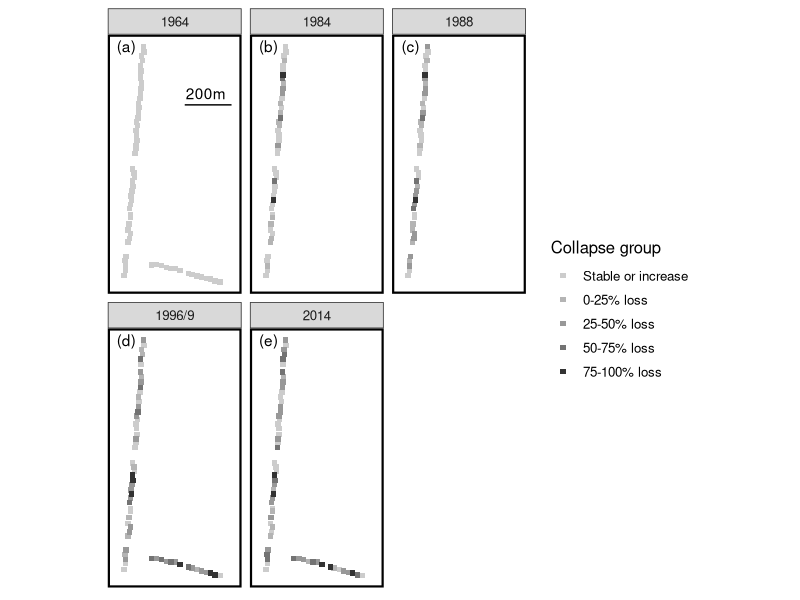

Generate this figure with R: (Note: this script raises an error after producing the figure.)
#script to show location of collapsed plots over time

rm(list=ls(all=TRUE))

#open packages neeeded for exploration
library(ggplot2)
library(plyr)
library(reshape2)

#load data
Plots<-read.csv("Data/BA_tree_ab.csv")

#classify plots by the degree to which they have collapsed
#1- stable or increase, 2 - 0-25% decrease, 3 - 25-50% decrease, 
#4 - 50-75% decrease, 5 75-100% decrease
Groups<-data.frame(max=c(-0.75,-0.50,-0.25,0,3),min=c(-1.00,-0.75,-0.50,-0.25,0),group=as.character(c("75-100% loss","50-75% loss","25-50% loss","0-25% loss","Stable or increase")))
Plots$Collapse_group<-"Empty"
Plots2<-NULL
for (i in 1:nrow(Groups)){
  Plot_sub<-subset(Plots,BAPERCM<Groups[i,1]&BAPERCM>=Groups[i,2])
  Plot_sub$Collapse_group<-as.character(Groups$group[i])
  Plots2<-rbind(Plot_sub,Plots2)
}

#change 1996 to 1999
Plots2$Year2<-NA
for (i in 1:nrow(Plots2)){
  Plots2$Year2[i]<-ifelse(Plots2$Year[i]==1996|Plots2$Year[i]==1999,"1996/9",Plots2$Year[i])
}

#reorder factor for collapse groups to plot from stable to most collapsed
Plots2$Collapse_group <- factor(Plots2$Collapse_group, c("Stable or increase","0-25% loss","25-50% loss","50-75% loss","75-100% loss"))

#add labels for text annotations
labs<-data.frame(x=min(Plots2$Easting)+10,y=max(Plots2$Northing),Year2=c("1964","1984","1988","1996/9","2014"),labs=c("(a)","(b)","(c)","(d)","(e)"))
  
#add scale bar
scale<-data.frame(x=max(Plots2$Easting)-150,y=max(Plots2$Northing)-250,Year2=c("1964"))


#plot location of plots grouped by collapse status
theme_set(theme_bw(base_size=12))
Collapse_map1<-ggplot(Plots2,aes(x=Easting,Northing,colour=as.factor(Collapse_group)))+geom_point(shape=15,size=1.5)+facet_wrap(~Year2)
Collapse_map2<-Collapse_map1+theme(panel.grid.major = element_blank(),panel.grid.minor = element_blank(),panel.border = element_rect(size=1.5,colour="black",fill=NA))
Collapse_map3<-Collapse_map2+scale_colour_grey("Collapse group",end=0.2,start=0.8)+
  theme(axis.text.x=element_blank(),
  axis.text.y=element_blank(),axis.ticks=element_blank(),
  axis.title.x=element_blank(),
  axis.title.y=element_blank())
Collapse_map4<-Collapse_map3+coord_fixed(ratio = 1)+xlim(c(432930,433450))+ geom_text(data=labs,aes(x, y, label=labs, group=NULL),colour="black")
Collapse_map4+geom_segment(data=scale,aes(x = x, y = y, xend = x+200, yend = y),colour="black")+geom_text(data=scale,aes(x+90, y+50, label="200m", group=NULL),colour="black")
ggsave("Figures/Collapse_map_groups.png",width = 8,height=6,units = "in",dpi=300)
Collapse_map4+ 
  theme(strip.background = element_blank(), strip.text = element_blank())+geom_segment(data=scale,aes(x = x, y = y, xend = x+200, yend = y),colour="black")+geom_text(data=scale,aes(x+90, y+50, label="200m", group=NULL),colour="black")
ggsave("Figures/Collapse_map_nolab.png",width = 8,height=6,units = "in",dpi=300)

